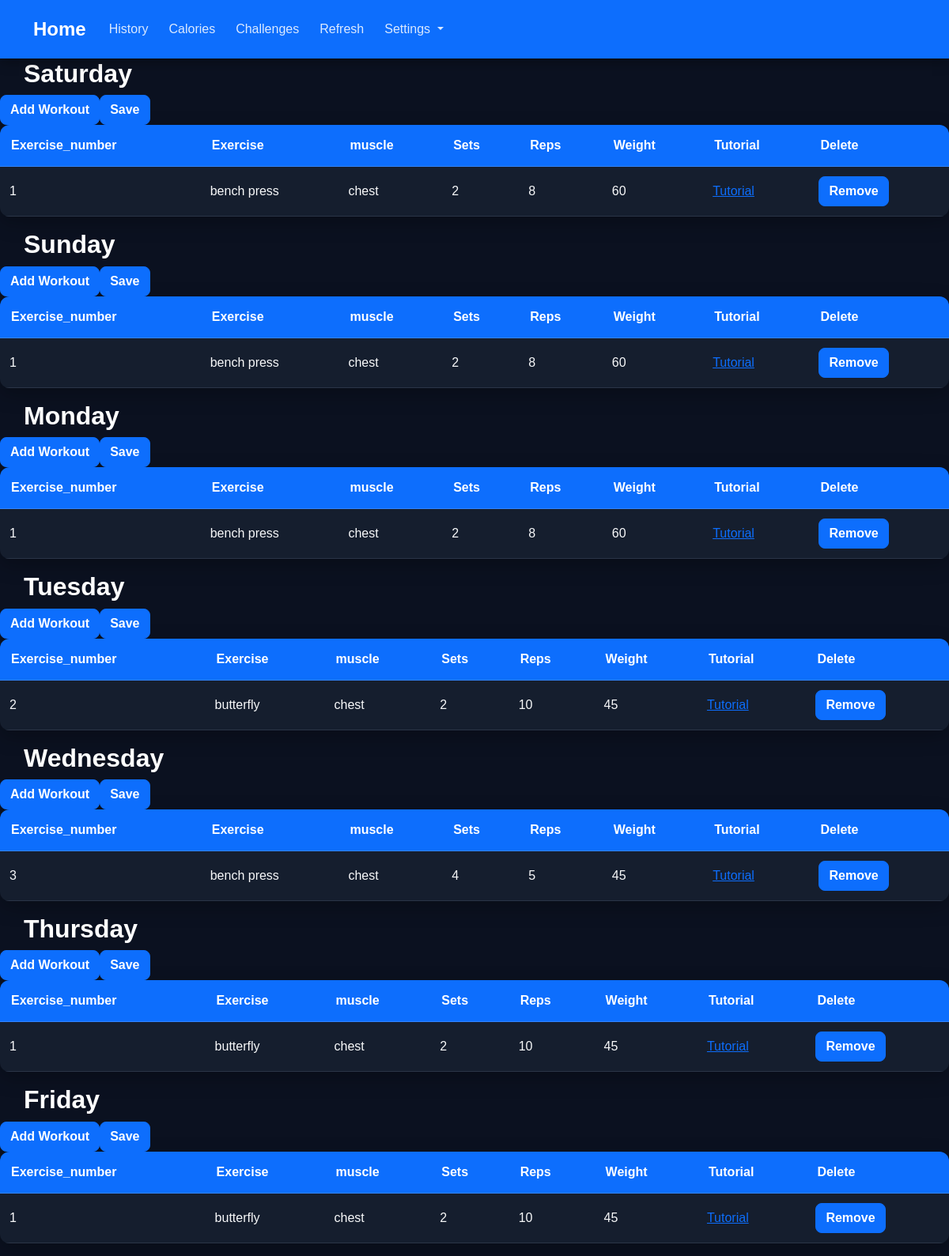
Screenshot of / (signed in) with the database file from the repository.
### tables this page shows
CREATE TABLE workouts (
    id INTEGER PRIMARY KEY AUTOINCREMENT,
    user_id INTEGER NOT NULL,
    day TEXT NOT NULL,
    exercise_number INTEGER NOT NULL,
    exercise TEXT NOT NULL,
    muscle TEXT NOT NULL,
    sets INTEGER NOT NULL,
    reps INTEGER NOT NULL,
    weight INTEGER NOT NULL
);

### app.py (the view)
@app.route("/",methods=["GET","POST"])
def index():
         if "user_id" not in session:
              return redirect("/login")
         if request.method == "POST":
                 exercise_number = request.form.get("exercise_number")
                 exercise = request.form.get("exercise")
                 muscle = request.form.get("muscle")
                 sets = request.form.get("sets")
                 day = request.form.get("day")
                 reps = request.form.get("reps")
                 weight = request.form.get("weight")
                 db.execute("INSERT INTO workouts (user_id, day, exercise_number, exercise, muscle, sets, reps, weight) VALUES (?, ?, ?, ?, ?, ?, ?, ?)",
                                                   session["user_id"],
                                                   day,
                                                   exercise_number,
                                                  exercise,
                                                  muscle,
                                                  sets,
                                                  reps,
                                                  weight
                                                         )
                 return redirect("/")
         else:
                             saturday = db.execute("SELECT id, exercise_number, exercise, muscle, sets, reps, weight FROM workouts WHERE user_id = ? AND day = ?",
                             session["user_id"], "Saturday")
                             sunday = db.execute("SELECT id, exercise_number, exercise, muscle, sets, reps, weight FROM workouts WHERE user_id = ? AND day = ?",
                             session["user_id"], "Sunday")
                             monday = db.execute("SELECT id, exercise_number, exercise, muscle, sets, reps, weight FROM workouts WHERE user_id = ? AND day = ?",
                             session["user_id"], "Monday")
                             tuesday = db.execute("SELECT id, exercise_number, exercise, muscle, sets, reps, weight FROM workouts WHERE user_id = ? AND day = ?",
                             session["user_id"], "Tuesday")
                             wednesday = db.execute("SELECT id, exercise_number, exercise, muscle, sets, reps, weight FROM workouts WHERE user_id = ? AND day = ?",
                             session["user_id"], "Wednesday")
                             thursday = db.execute("SELECT id, exercise_number, exercise, muscle, sets, reps, weight FROM workouts WHERE user_id = ? AND day = ?",
                             session["user_id"], "Thursday")
                             friday = db.execute("SELECT id, exercise_number, exercise, muscle, sets, reps, weight FROM workouts WHERE user_id = ? AND day = ?",
                             session["user_id"], "Friday")
                             return render_template(
                                                     "index.html",
                                                    saturday=saturday,
                                                    sunday=sunday,
                                                     monday=monday,
                                                     tuesday=tuesday,
                                                   wednesday=wednesday,
                                                   thursday=thursday,
                                                    friday=friday)

### templates/index.html (shortened to what this page needs)
{% extends "layout.html" %}
{% block body %}
         <nav class="navbar navbar-expand-lg bg-body-tertiary">
  <div class="container-fluid">
    <a class="navbar-brand" href="/">Home</a>
    <div class="collapse navbar-collapse" id="navbarNavDropdown">
      <ul class="navbar-nav">
        <li class="nav-item">
          <a class="nav-link" href="/history">History</a>
        </li>
        <li class="nav-item">
          <a class="nav-link" href="/calories">Calories</a>
        </li>
         <li class="nav-item">
          <a class="nav-link" href="/challenges">Challenges</a>
        </li>
        <li class="nav-item">
          <a class="nav-link" href="" onclick="window.location.href=window.location.pathname; return false;">Refresh</a>
        </li>
        <li class="nav-item dropdown">
          <a class="nav-link dropdown-toggle" role="button" data-bs-toggle="dropdown" aria-expanded="false">
            Settings
          </a>
        </li>
      </ul>
    </div>
  </div>
</nav>
<table class="table">
  <h2><b>Saturday</b></h2>
  <button type="button" class="btn btn-primary" onclick=" visible(0);" name="day" value="Saturday">Add Workout</button>
  <thead>
    <tr>
      <th scope="col">Exercise_number</th>
      <th scope="col">Exercise</th>
      <th scope="col">muscle</th>
      <th scope="col">Sets</th>
      <th scope="col">Reps</th>
      <th scope="col">Weight</th>
      <th scope="col">Tutorial</th>
      <th scope="col">Delete</th>
    </tr>
  </thead>
  <tbody>
    <tr id="add-0"><script>invisible(0);</script>
      <button form="saturday-form" class="btn btn-primary" type="submit" name="day" value="Saturday">
    Save
  </button>
    </tr>
 {% for workout in saturday %}
<tr>
    <td>{{ workout["exercise_number"] }}</td>
    <td>{{ workout["exercise"] }}</td>
    <td>{{ workout["muscle"] }}</td>
    <td>{{ workout["sets"] }}</td>
    <td>{{ workout["reps"] }}</td>
    <td>{{ workout["weight"] }}</td>
    <td><a href="https://musclewiki.com/" >Tutorial</a></td>
    <form action="/delete" method="Post">
    <td>
          <button type="submit" class="btn btn-primary" name="remove" value="{{ workout['id'] }}">Remove</button>
      </td>
      </form>
</tr>
{% endfor %}
  </tbody>
</table>
<table class="table">
  <h2><b>Sunday</b></h2>
  <button type="button" class="btn btn-primary" onclick=" visible(1);" name="day" value="Sunday">Add Workout</button>
  <thead>
    <tr>
      <th scope="col">Exercise_number</th>
      <th scope="col">Exercise</th>
      <th scope="col">muscle</th>
      <th scope="col">Sets</th>
      <th scope="col">Reps</th>
      <th scope="col">Weight</th>
      <th scope="col">Tutorial</th>
      <th scope="col">Delete</th>
    </tr>
  </thead>
  <tbody>
    <tr id="add-1"><script>invisible(1);</script>
      <button form="sunday-form" class="btn btn-primary"
        type="submit" name="day" value="Sunday">
    Save
</button>
    </tr>
 {% for workout in sunday %}
<tr>
    <td>{{ workout["exercise_number"] }}</td>
    <td>{{ workout["exercise"] }}</td>
    <td>{{ workout["muscle"] }}</td>
    <td>{{ workout["sets"] }}</td>
    <td>{{ workout["reps"] }}</td>
    <td>{{ workout["weight"] }}</td>
    <td><a href="https://musclewiki.com/" >Tutorial</a></td>
    <form action="/delete" method="Post">
     <td>
        <button type="submit" class="btn btn-primary" name="remove" value="{{ workout['id'] }}">Remove</button>
      </td>
      </form>
</tr>
{% endfor %}
  </tbody>
</table>
<table class="table">
  <h2><b>Monday</b></h2>
  <button type="button" class="btn btn-primary" onclick=" visible(2);" name="day" value="Monday">Add Workout</button>
  <thead>
    <tr>
      <th scope="col">Exercise_number</th>
      <th scope="col">Exercise</th>
      <th scope="col">muscle</th>
      <th scope="col">Sets</th>
      <th scope="col">Reps</th>
      <th scope="col">Weight</th>
      <th scope="col">Tutorial</th>
      <th scope="col">Delete</th>
    </tr>
  </thead>
  <tbody>
    <tr id="add-2"><script>invisible(2);</script>
<button form="monday-form" class="btn btn-primary" type="submit" name="day" value="Monday">
    Save
</button>
    </tr>
 {% for workout in monday %}
<tr>
    <td>{{ workout["exercise_number"] }}</td>
    <td>{{ workout["exercise"] }}</td>
    <td>{{ workout["muscle"] }}</td>
    <td>{{ workout["sets"] }}</td>
    <td>{{ workout["reps"] }}</td>
    <td>{{ workout["weight"] }}</td>
    <td><a href="https://musclewiki.com/" >Tutorial</a></td>
    <form action="/delete" method="Post">
    <td>
          <button type="submit" class="btn btn-primary" name="remove" value="{{ workout['id'] }}">Remove</button>
      </td>
      </form>
</tr>
{% endfor %}
  </tbody>
</table>
<table class="table">
  <h2><b>Tuesday</b></h2>
  <button type="button" class="btn btn-primary" onclick=" visible(3);" name="day" value="Tuesday">Add Workout</button>
  <thead>
    <tr>
      <th scope="col">Exercise_number</th>
      <th scope="col">Exercise</th>
      <th scope="col">muscle</th>
      <th scope="col">Sets</th>
      <th scope="col">Reps</th>
      <th scope="col">Weight</th>
      <th scope="col">Tutorial</th>
      <th scope="col">Delete</th>
    </tr>
  </thead>
  <tbody>
    <tr id="add-3"><script>invisible(3);</script>
      <button form="tuesday-form" class="btn btn-primary" type="submit" name="day" value="Tuesday">
    Save
</button>
    </tr>
 {% for workout in tuesday %}
<tr>
    <td>{{ workout["exercise_number"] }}</td>
    <td>{{ workout["exercise"] }}</td>
    <td>{{ workout["muscle"] }}</td>
    <td>{{ workout["sets"] }}</td>
    <td>{{ workout["reps"] }}</td>
    <td>{{ workout["weight"] }}</td>
    <td><a href="https://musclewiki.com/" >Tutorial</a></td>
    <form action="/delete" method="Post">
    <td>
          <button type="submit" class="btn btn-primary" name="remove" value="{{ workout['id'] }}">Remove</button>
      </td>
      </form>
</tr>
{% endfor %}
  </tbody>
</table>
<table class="table">
  <h2><b>Wednesday</b></h2>
  <button type="button" class="btn btn-primary" onclick=" visible(4);" name="day" value="Wednesday">Add Workout</button>
  <thead>
    <tr>
      <th scope="col">Exercise_number</th>
      <th scope="col">Exercise</th>
      <th scope="col">muscle</th>
      <th scope="col">Sets</th>
      <th scope="col">Reps</th>
      <th scope="col">Weight</th>
      <th scope="col">Tutorial</th>
      <th scope="col">Delete</th>
    </tr>
  </thead>
  <tbody>
    <tr id="add-4"><script>invisible(4);</script>
       <button form="wednesday-form" class="btn btn-primary" type="submit" name="day" value="Wednesday">
    Save
</button>
    </tr>
 {% for workout in wednesday %}
<tr>
    <td>{{ workout["exercise_number"] }}</td>
    <td>{{ workout["exercise"] }}</td>
    <td>{{ workout["muscle"] }}</td>
    <td>{{ workout["sets"] }}</td>
    <td>{{ workout["reps"] }}</td>
    <td>{{ workout["weight"] }}</td>
    <td><a href="https://musclewiki.com/" >Tutorial</a></td>
    <form action="/delete" method="Post">
    <td>
          <button type="submit" class="btn btn-primary" name="remove" value="{{ workout['id'] }}">Remove</button>
      </td>
      </form>
</tr>
{% endfor %}
  </tbody>
</table>
<table class="table">
  <h2><b>Thursday</b></h2>
  <button type="button" class="btn btn-primary" onclick=" visible(5);" name="day" value="Thursday">Add Workout</button>
  <thead>
    <tr>
      <th scope="col">Exercise_number</th>
      <th scope="col">Exercise</th>
      <th scope="col">muscle</th>
      <th scope="col">Sets</th>
      <th scope="col">Reps</th>
      <th scope="col">Weight</th>
      <th scope="col">Tutorial</th>
      <th scope="col">Delete</th>
    </tr>
  </thead>
  <tbody>
    <tr id="add-5"><script>invisible(5);</script>
      <button form="thursday-form" class="btn btn-primary" type="submit" name="day" value="Thursday">
    Save
</button>
    </tr>
 {% for workout in thursday %}
<tr>
    <td>{{ workout["exercise_number"] }}</td>
    <td>{{ workout["exercise"] }}</td>
    <td>{{ workout["muscle"] }}</td>
    <td>{{ workout["sets"] }}</td>
    <td>{{ workout["reps"] }}</td>
    <td>{{ workout["weight"] }}</td>
    <td><a href="https://musclewiki.com/" >Tutorial</a></td>
    <form action="/delete" method="Post">
    <td>
          <button type="submit" class="btn btn-primary" class="btn btn-primary" name="remove" value="{{ workout['id'] }}">Remove</button>
      </td>
      </form>
</tr>
{% endfor %}
  </tbody>
</table>
<table class="table">
  <h2><b>Friday</b></h2>
  <button type="button" class="btn btn-primary" onclick=" visible(6);"  value="Friday">Add Workout</button>
  <thead>
    <tr>
      <th scope="col">Exercise_number</th>
      <th scope="col">Exercise</th>
      <th scope="col">muscle</th>
      <th scope="col">Sets</th>
      <th scope="col">Reps</th>
      <th scope="col">Weight</th>
      <th scope="col">Tutorial</th>
      <th scope="col">Delete</th>
    </tr>
  </thead>
  <tbody>
    <tr id="add-6"><script>invisible(6);</script>
        <button form="friday-form" class="btn btn-primary" type="submit" name="day" value="Friday">
    Save
</button>
    </tr>
 {% for workout in friday %}
<tr>
    <td>{{ workout["exercise_number"] }}</td>
    <td>{{ workout["exercise"] }}</td>
    <td>{{ workout["muscle"] }}</td>
    <td>{{ workout["sets"] }}</td>
    <td>{{ workout["reps"] }}</td>
    <td>{{ workout["weight"] }}</td>
    <td><a href="https://musclewiki.com/" >Tutorial</a></td>
    <form action="/delete" method="Post">
    <td>
          <button type="submit" class="btn btn-primary" name="remove" value="{{ workout['id'] }}">Remove</button>
      </td>
      </form>
</tr>
{% endfor %}
  </tbody>
</table>
{% endblock %}

### templates/layout.html (shortened to what this page needs)
<!DOCTYPE html>
<html lang="en">
   <head>
      <link href="https://cdn.jsdelivr.net/npm/bootstrap@5.3.8/dist/css/bootstrap.min.css" rel="stylesheet">
      <link href="/static/styles.css" rel="stylesheet">
   </head>
   <body>
    {% block body %}{% endblock %}
   </body>
</html>

### static/styles.css (style rules this page uses)
body { min-height: 100vh; margin: 0; background-color: #0b1120; color: #f8f9fa; font-family: Arial, sans-serif; }
.navbar { background: #0d6efd !important; padding: 14px 30px; box-shadow: 0 4px 15px rgba(0, 0, 0, 0.35); }
.navbar-brand { color: white !important; font-size: 1.5rem; font-weight: 700; }
.navbar .nav-link { color: rgba(255, 255, 255, 0.85) !important; font-weight: 500; margin: 0 5px; border-radius: 8px; transition: 0.2s; }
h1, h2, h3 { color: white; font-weight: 700; }
.table { --bs-table-bg: #151e2e; --bs-table-color: #f8f9fa; --bs-table-border-color: #2b3547; border-radius: 12px; overflow: hidden; box-shadow: 0 8px 25px rgba(0, 0, 0, 0.25); }
.table thead th { background-color: #0d6efd !important; color: white !important; border-color: #3284ff; padding: 14px; }
.table td { padding: 12px; vertical-align: middle; }
.btn { border-radius: 8px; font-weight: 600; transition: transform 0.2s, box-shadow 0.2s; }
body > h1, body > h2, body > h3, body > p { margin-left: 30px; margin-right: 30px; }
.navbar { width: 100%; background: #0d6efd !important; padding: 14px 30px; box-shadow: 0 4px 15px rgba(0, 0, 0, 0.35); }

### rows the page displays
workouts: exercise_number "1", exercise "bench press", muscle "chest", sets "2", reps "8", weight "60"
workouts: exercise_number "1", exercise "bench press", muscle "chest", sets "2", reps "8", weight "60", {{ workout['id'] }} 12 (drawn)
workouts: exercise_number "1", exercise "bench press", muscle "chest", sets "2", reps "8", weight "60", {{ workout['id'] }} 13 (drawn)
workouts: exercise_number "2", exercise "butterfly", muscle "chest", sets "2", reps "10", weight "45", {{ workout['id'] }} 14 (drawn)
workouts: exercise_number "3", exercise "bench press", muscle "chest", sets "4", reps "5", weight "45", {{ workout['id'] }} 15 (drawn)
workouts: exercise_number "1", exercise "butterfly", muscle "chest", sets "2", reps "10", weight "45", {{ workout['id'] }} 16 (drawn)
workouts: exercise_number "1", exercise "butterfly", muscle "chest", sets "2", reps "10", weight "45", {{ workout['id'] }} 17 (drawn)
